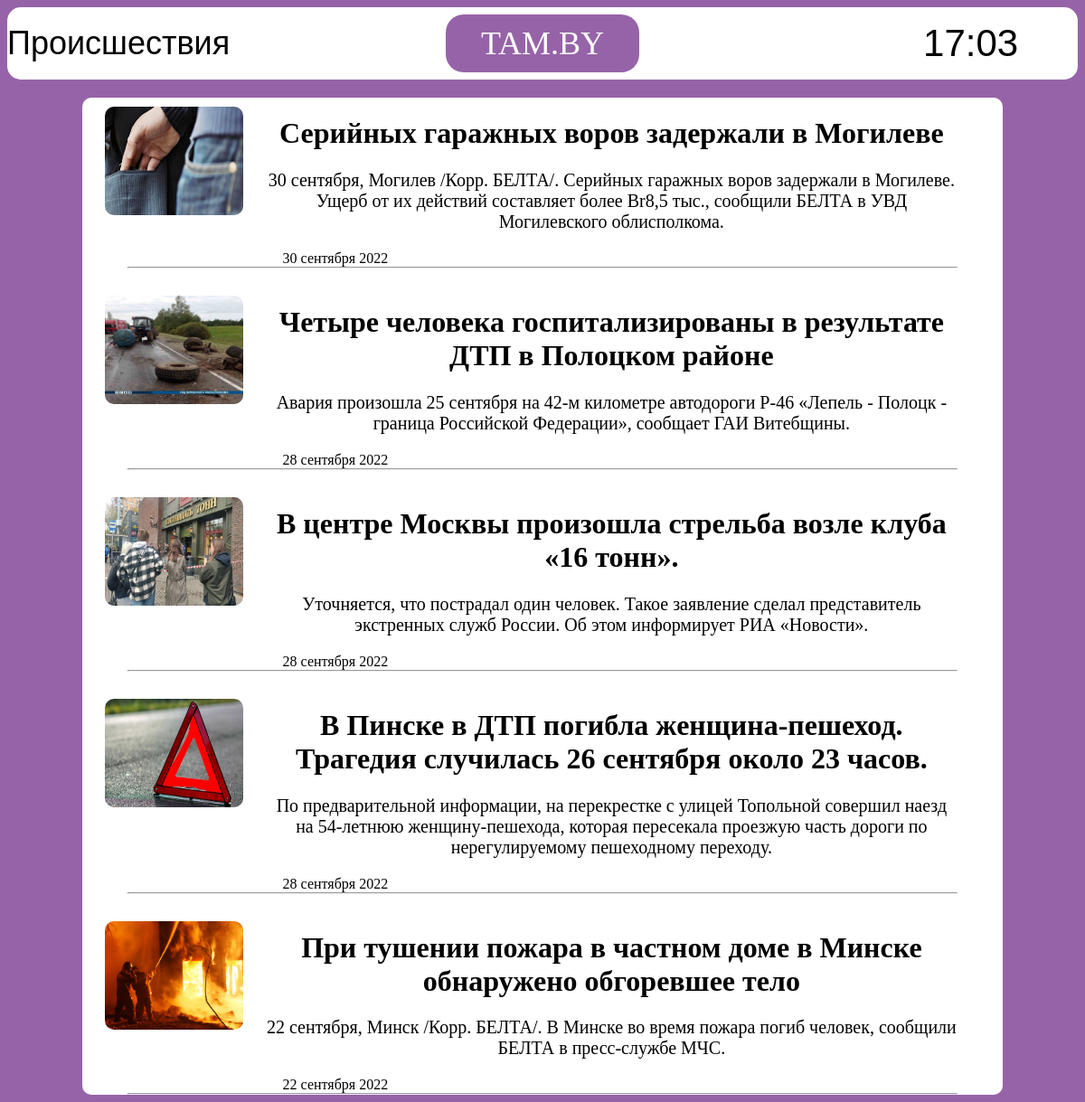
Page /accidents/ on the committed database.
### books/models.py (models this page shows, shortened)
class News(models.Model):
    title = models.CharField(max_length=150)
    most_important = models.TextField(max_length=255)
    content = models.TextField(blank=False)
    time_create = models.DateTimeField(auto_now_add=True)
    time_update = models.DateTimeField(auto_now=True)
    is_published = models.BooleanField(default=True)
    photo = models.ImageField(upload_to='photos/%Y/%m/%d')
    cat = models.ForeignKey('Category', on_delete=models.PROTECT, null=True)
    slug = models.SlugField(null=True, unique=True, max_length=70)
    def get_absolute_url(self):
        return '/news/' + str(self.slug)
    class Meta:
        ordering = ['-time_create', 'title']

### books/views.py (the view)
# urls.py: path('accidents/', views.accidents),
def accidents(requests):
    Newss = News.objects.all()
    time = datetime.now()
    return render(requests, 'books/accidents.html', {'news': Newss, 'time_now': time})

### books/Templates/books/accidents.html (shortened to what this page needs)
{% extends "news.html" %}
{% block content_name %}Происшествия{% endblock %}
{% block type_news %}
<div class="allnews">
    {% for p in news %}
    {% if p.cat_id == 2 %}
    <a href="{{p.get_absolute_url}}">
        <div class="allnewss">
            <div style="width:20%; float:left; height:80%; margin-top:10px;">
                <img src="{{p.photo.url}}" class="d-block w-100" style="border-radius: 10px; height:100%; width:75%;">
            </div>
            <div style="width:75%; float:left;">
                <h1>{{p.title}}</h1>
                <p style="font-size:20px;">{{p.most_important}}</p>
                <div class="timenews">
                    {{p.time_create|date:"d E Y"}}
                </div>
            </div>
        </div>
    </a>
    <hr>
    {% endif %}
    {% endfor %}
</div>
{% endblock %}

### books/Templates/books/news.html (shortened to what this page needs)
<!DOCTYPE html>
<html lang="en">
<head>
    <link rel="stylesheet" type="text/css" href="/static/books/css/news.css">
</head>
<body bgcolor="#9663a8">
<div class="info">
    <div class="leftinfo">
        {% block content_name %}{% endblock %}
    </div>
    <div class="center">
        <div class="logo">
            <a href="http://127.0.0.1:8000/" style="color:white;">TAM.BY</a>
        </div>
    </div>
    <div class="time">
        {{time_now|date:'H:i'}}
    </div>
</div>
{% block type_news %}{% endblock %}
</body>
</html>

### books/static/books/css/news.css (style rules this page uses)
.allnews { width:86%; height: 100%; margin-left: auto; margin-right: auto; background-color: white; text-align: center; border-radius: 10px; }
.allnewss { width:100%; border-radius: 10px; margin-top:20px; position:relative; height:150px; }
.timenews { width:20%; float:left; }
hr { width:90%; margin:auto; }
a { text-decoration: none; color:black; }
.info { width:auto; height:10vh; background-color : white; border-radius: 15px; }
.time { width:20%; float:right; text-align:center; font-size:7vh; font-family: inherit; font-family: sans-serif; display:grid; place-items: center; height:100%; font-size:3.5vw; }
.leftinfo { width:20%; height:100%; float:left; text-align:center; font-size:6vh; font-family: inherit; display:grid; place-items: center; font-family: sans-serif; display:grid; place-items: center; font-size:3vw; }
.center { float:left; width:60%; height:100%; display:grid; place-items: center; }
.logo { background-color:#9663a8; width:30%; text-align:center; height:80%; margin:auto; border-radius:20px; display:grid; place-items: center; font-size:6vh; font-size:3vw; color:white; font-family: serif; display:grid; place-items: center; }

### rows in the picture
News: photo (picture), title "Серийных гаражных воров задержали в Могилеве", most_important "30 сентября, Могилев /Корр. БЕЛТА/. Серийных гаражных воров задержали в Могилеве. Ущерб от их действий составляет более Br8,5 тыс., сообщили БЕЛТА в УВД Могилевского облисполкома.", time_create "30 сентября 2022"
News: photo (picture), title "Четыре человека госпитализированы в результате ДТП в Полоцком районе", most_important "Авария произошла 25 сентября на 42-м километре автодороги Р-46 «Лепель - Полоцк - граница Российской Федерации», сообщает ГАИ Витебщины.", time_create "28 сентября 2022"
News: photo (picture), title "В центре Москвы произошла стрельба возле клуба «16 тонн».", most_important "Уточняется, что пострадал один человек. Такое заявление сделал представитель экстренных служб России. Об этом информирует РИА «Новости».", time_create "28 сентября 2022"
News: photo (picture), title "В Пинске в ДТП погибла женщина-пешеход. Трагедия случилась 26 сентября около 23 часов.", most_important "По предварительной информации, на перекрестке с улицей Топольной совершил наезд на 54-летнюю женщину-пешехода, которая пересекала проезжую часть дороги по нерегулируемому пешеходному переходу.", time_create "28 сентября 2022"
News: photo (picture), title "При тушении пожара в частном доме в Минске обнаружено обгоревшее тело", most_important "22 сентября, Минск /Корр. БЕЛТА/. В Минске во время пожара погиб человек, сообщили БЕЛТА в пресс-службе МЧС.", time_create "22 сентября 2022"
